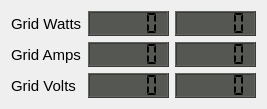
   <widget class="QWidget" name="layoutWidget">
    <property name="geometry">
     <rect>
      <x>13</x>
      <y>552</y>
      <width>251</width>
      <height>89</height>
     </rect>
    </property>
    <layout class="QGridLayout" name="gridLayout_7">
     <item row="0" column="0">
      <widget class="QLabel" name="Grid_Watts_label">
       <property name="maximumSize">
        <size>
         <width>160</width>
         <height>16777215</height>
        </size>
       </property>
       <property name="font">
        <font>
         <pointsize>11</pointsize>
        </font>
       </property>
       <property name="text">
        <string>Grid Watts</string>
       </property>
      </widget>
     </item>
     <item row="0" column="1">
      <widget class="QLCDNumber" name="Grid_Watts_LCD_L1">
       <property name="minimumSize">
        <size>
         <width>81</width>
         <height>25</height>
        </size>
       </property>
       <property name="maximumSize">
        <size>
         <width>81</width>
         <height>31</height>
        </size>
       </property>
       <property name="font">
        <font>
         <pointsize>11</pointsize>
         <weight>75</weight>
         <bold>true</bold>
        </font>
       </property>
       <property name="styleSheet">
        <string notr="true">QLCDNumber{
background-color: rgb( 85, 87, 83 );
}</string>
       </property>
       <property name="digitCount">
        <number>5</number>
       </property>
       <property name="segmentStyle">
        <enum>QLCDNumber::Flat</enum>
       </property>
       <property name="value" stdset="0">
        <double>0.000000000000000</double>
       </property>
      </widget>
     </item>
     <item row="0" column="2">
      <widget class="QLCDNumber" name="Grid_Watts_LCD_L2">
       <property name="minimumSize">
        <size>
         <width>81</width>
         <height>25</height>
        </size>
       </property>
       <property name="maximumSize">
        <size>
         <width>81</width>
         <height>31</height>
        </size>
       </property>
       <property name="font">
        <font>
         <pointsize>11</pointsize>
         <weight>50</weight>
         <bold>false</bold>
        </font>
       </property>
       <property name="styleSheet">
        <string notr="true">QLCDNumber{
background-color: rgb( 85, 87, 83 );
}</string>
       </property>
       <property name="digitCount">
        <number>5</number>
       </property>
       <property name="segmentStyle">
        <enum>QLCDNumber::Flat</enum>
       </property>
       <property name="value" stdset="0">
        <double>0.000000000000000</double>
       </property>
      </widget>
     </item>
     <item row="1" column="0">
      <widget class="QLabel" name="Grid_Amps_label">
       <property name="font">
        <font>
         <pointsize>11</pointsize>
        </font>
       </property>
       <property name="text">
        <string>Grid Amps</string>
       </property>
      </widget>
     </item>
     <item row="1" column="1">
      <widget class="QLCDNumber" name="Grid_Amps_LCD_L1">
       <property name="minimumSize">
        <size>
         <width>81</width>
         <height>25</height>
        </size>
       </property>
       <property name="maximumSize">
        <size>
         <width>81</width>
         <height>31</height>
        </size>
       </property>
       <property name="font">
        <font>
         <pointsize>11</pointsize>
         <weight>75</weight>
         <bold>true</bold>
        </font>
       </property>
       <property name="styleSheet">
        <string notr="true">QLCDNumber{
background-color: rgb( 85, 87, 83 );
}</string>
       </property>
       <property name="digitCount">
        <number>5</number>
       </property>
       <property name="segmentStyle">
        <enum>QLCDNumber::Flat</enum>
       </property>
       <property name="value" stdset="0">
        <double>0.000000000000000</double>
       </property>
      </widget>
     </item>
     <item row="1" column="2">
      <widget class="QLCDNumber" name="Grid_Amps_LCD_L2">
       <property name="minimumSize">
        <size>
         <width>81</width>
         <height>25</height>
        </size>
       </property>
       <property name="maximumSize">
        <size>
         <width>81</width>
         <height>31</height>
        </size>
       </property>
       <property name="font">
        <font>
         <pointsize>11</pointsize>
         <weight>50</weight>
         <bold>false</bold>
        </font>
       </property>
       <property name="styleSheet">
        <string notr="true">QLCDNumber{
background-color: rgb( 85, 87, 83 );
}</string>
       </property>
       <property name="digitCount">
        <number>5</number>
       </property>
       <property name="segmentStyle">
        <enum>QLCDNumber::Flat</enum>
       </property>
       <property name="value" stdset="0">
        <double>0.000000000000000</double>
       </property>
      </widget>
     </item>
     <item row="2" column="0">
      <widget class="QLabel" name="Grid_Volts_label">
       <property name="font">
        <font>
         <pointsize>11</pointsize>
        </font>
       </property>
       <property name="text">
        <string>Grid Volts</string>
       </property>
      </widget>
     </item>
     <item row="2" column="1">
      <widget class="QLCDNumber" name="Grid_Volts_LCD_L1">
       <property name="minimumSize">
        <size>
         <width>81</width>
         <height>25</height>
        </size>
       </property>
       <property name="maximumSize">
        <size>
         <width>81</width>
         <height>31</height>
        </size>
       </property>
       <property name="font">
        <font>
         <pointsize>11</pointsize>
         <weight>75</weight>
         <bold>true</bold>
        </font>
       </property>
       <property name="styleSheet">
        <string notr="true">QLCDNumber{
background-color: rgb( 85, 87, 83 );
}</string>
       </property>
       <property name="digitCount">
        <number>5</number>
       </property>
       <property name="segmentStyle">
        <enum>QLCDNumber::Flat</enum>
       </property>
       <property name="value" stdset="0">
        <double>0.000000000000000</double>
       </property>
      </widget>
     </item>
     <item row="2" column="2">
      <widget class="QLCDNumber" name="Grid_Volts_LCD_L2">
       <property name="minimumSize">
        <size>
         <width>81</width>
         <height>25</height>
        </size>
       </property>
       <property name="maximumSize">
        <size>
         <width>81</width>
         <height>31</height>
        </size>
       </property>
       <property name="font">
        <font>
         <pointsize>11</pointsize>
         <weight>50</weight>
         <bold>false</bold>
        </font>
       </property>
       <property name="styleSheet">
        <string notr="true">QLCDNumber{
background-color: rgb( 85, 87, 83 );
}</string>
       </property>
       <property name="digitCount">
        <number>5</number>
       </property>
       <property name="segmentStyle">
        <enum>QLCDNumber::Flat</enum>
       </property>
       <property name="value" stdset="0">
        <double>0.000000000000000</double>
       </property>
      </widget>
     </item>
    </layout>
   </widget>
